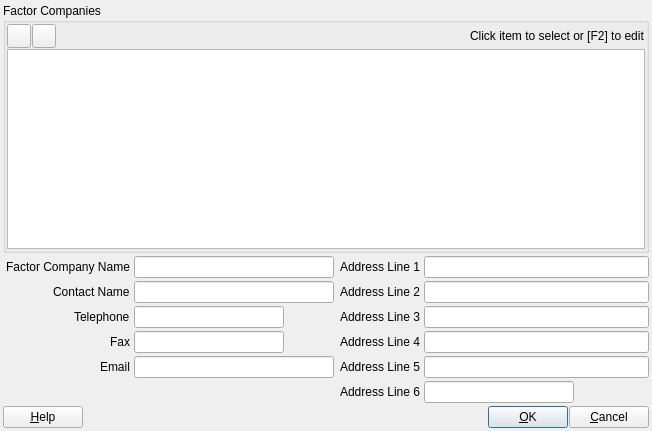
<?xml version="1.0" encoding="UTF-8"?>
<ui version="4.0">
 <class>ACC_FactorCompanyDialog</class>
 <widget class="QDialog" name="ACC_FactorCompanyDialog">
  <property name="geometry">
   <rect>
    <x>0</x>
    <y>0</y>
    <width>652</width>
    <height>431</height>
   </rect>
  </property>
  <property name="windowTitle">
   <string>Dialog</string>
  </property>
  <layout class="QGridLayout" name="gridLayout">
   <property name="leftMargin">
    <number>3</number>
   </property>
   <property name="topMargin">
    <number>3</number>
   </property>
   <property name="rightMargin">
    <number>3</number>
   </property>
   <property name="bottomMargin">
    <number>3</number>
   </property>
   <property name="verticalSpacing">
    <number>3</number>
   </property>
   <item row="0" column="0" colspan="2">
    <widget class="QGroupBox" name="gbFactorCompany">
     <property name="title">
      <string>Factor Companies</string>
     </property>
     <layout class="QGridLayout" name="gridLayout_2">
      <property name="leftMargin">
       <number>1</number>
      </property>
      <property name="topMargin">
       <number>1</number>
      </property>
      <property name="rightMargin">
       <number>1</number>
      </property>
      <property name="bottomMargin">
       <number>1</number>
      </property>
      <property name="horizontalSpacing">
       <number>3</number>
      </property>
      <property name="verticalSpacing">
       <number>1</number>
      </property>
      <item row="0" column="0">
       <layout class="QHBoxLayout" name="horizontalLayout_2">
        <property name="spacing">
         <number>1</number>
        </property>
        <item>
         <widget class="QToolButton" name="pbAdd">
          <property name="minimumSize">
           <size>
            <width>24</width>
            <height>24</height>
           </size>
          </property>
          <property name="maximumSize">
           <size>
            <width>24</width>
            <height>24</height>
           </size>
          </property>
          <property name="toolTip">
           <string>Add authority</string>
          </property>
          <property name="text">
           <string/>
          </property>
          <property name="icon">
           <iconset resource="../../../db/src/gui/db.qrc">
            <normaloff>:/images/icons/add.png</normaloff>:/images/icons/add.png</iconset>
          </property>
          <property name="iconSize">
           <size>
            <width>16</width>
            <height>16</height>
           </size>
          </property>
         </widget>
        </item>
        <item>
         <widget class="QToolButton" name="pbDelete">
          <property name="minimumSize">
           <size>
            <width>24</width>
            <height>24</height>
           </size>
          </property>
          <property name="maximumSize">
           <size>
            <width>24</width>
            <height>24</height>
           </size>
          </property>
          <property name="toolTip">
           <string>Delete authority</string>
          </property>
          <property name="text">
           <string/>
          </property>
          <property name="icon">
           <iconset>
            <normalon>:/images/icons/delete.png</normalon>
           </iconset>
          </property>
          <property name="iconSize">
           <size>
            <width>16</width>
            <height>16</height>
           </size>
          </property>
         </widget>
        </item>
        <item>
         <spacer name="horizontalSpacer_2">
          <property name="orientation">
           <enum>Qt::Horizontal</enum>
          </property>
          <property name="sizeHint" stdset="0">
           <size>
            <width>40</width>
            <height>20</height>
           </size>
          </property>
         </spacer>
        </item>
        <item>
         <widget class="QLabel" name="lblTvInfoAuth">
          <property name="text">
           <string>Click item to select or [F2] to edit</string>
          </property>
         </widget>
        </item>
       </layout>
      </item>
      <item row="1" column="0">
       <widget class="QTableView" name="tvFactorCompany"/>
      </item>
     </layout>
    </widget>
   </item>
   <item row="1" column="0">
    <layout class="QFormLayout" name="formLayout">
     <property name="labelAlignment">
      <set>Qt::AlignRight|Qt::AlignTrailing|Qt::AlignVCenter</set>
     </property>
     <property name="horizontalSpacing">
      <number>4</number>
     </property>
     <property name="verticalSpacing">
      <number>3</number>
     </property>
     <property name="leftMargin">
      <number>3</number>
     </property>
     <item row="0" column="0">
      <widget class="QLabel" name="label">
       <property name="text">
        <string>Factor Company Name</string>
       </property>
      </widget>
     </item>
     <item row="0" column="1">
      <widget class="QLineEdit" name="leFactorName">
       <property name="minimumSize">
        <size>
         <width>200</width>
         <height>0</height>
        </size>
       </property>
       <property name="maximumSize">
        <size>
         <width>200</width>
         <height>16777215</height>
        </size>
       </property>
      </widget>
     </item>
     <item row="1" column="0">
      <widget class="QLabel" name="label_8">
       <property name="text">
        <string>Contact Name</string>
       </property>
      </widget>
     </item>
     <item row="1" column="1">
      <widget class="QLineEdit" name="leContactName"/>
     </item>
     <item row="2" column="0">
      <widget class="QLabel" name="label_9">
       <property name="text">
        <string>Telephone</string>
       </property>
      </widget>
     </item>
     <item row="2" column="1">
      <widget class="QLineEdit" name="leTelephone">
       <property name="minimumSize">
        <size>
         <width>150</width>
         <height>0</height>
        </size>
       </property>
       <property name="maximumSize">
        <size>
         <width>150</width>
         <height>16777215</height>
        </size>
       </property>
      </widget>
     </item>
     <item row="3" column="0">
      <widget class="QLabel" name="label_10">
       <property name="text">
        <string>Fax</string>
       </property>
      </widget>
     </item>
     <item row="3" column="1">
      <widget class="QLineEdit" name="leFax">
       <property name="minimumSize">
        <size>
         <width>150</width>
         <height>0</height>
        </size>
       </property>
       <property name="maximumSize">
        <size>
         <width>150</width>
         <height>16777215</height>
        </size>
       </property>
      </widget>
     </item>
     <item row="4" column="0">
      <widget class="QLabel" name="label_11">
       <property name="text">
        <string>Email</string>
       </property>
      </widget>
     </item>
     <item row="4" column="1">
      <widget class="QLineEdit" name="leEmail"/>
     </item>
    </layout>
   </item>
   <item row="1" column="1">
    <layout class="QFormLayout" name="formLayout_2">
     <property name="horizontalSpacing">
      <number>4</number>
     </property>
     <property name="verticalSpacing">
      <number>3</number>
     </property>
     <item row="0" column="0">
      <widget class="QLabel" name="label_2">
       <property name="text">
        <string>Address Line 1</string>
       </property>
      </widget>
     </item>
     <item row="0" column="1">
      <widget class="QLineEdit" name="leAddressLine1">
       <property name="minimumSize">
        <size>
         <width>150</width>
         <height>0</height>
        </size>
       </property>
       <property name="maximumSize">
        <size>
         <width>250</width>
         <height>16777215</height>
        </size>
       </property>
      </widget>
     </item>
     <item row="1" column="0">
      <widget class="QLabel" name="label_3">
       <property name="text">
        <string>Address Line 2</string>
       </property>
      </widget>
     </item>
     <item row="1" column="1">
      <widget class="QLineEdit" name="leAddressLine2"/>
     </item>
     <item row="2" column="0">
      <widget class="QLabel" name="label_4">
       <property name="text">
        <string>Address Line 3</string>
       </property>
      </widget>
     </item>
     <item row="2" column="1">
      <widget class="QLineEdit" name="leAddressLine3"/>
     </item>
     <item row="3" column="0">
      <widget class="QLabel" name="label_5">
       <property name="text">
        <string>Address Line 4</string>
       </property>
      </widget>
     </item>
     <item row="3" column="1">
      <widget class="QLineEdit" name="leAddressLine4"/>
     </item>
     <item row="4" column="0">
      <widget class="QLabel" name="label_6">
       <property name="text">
        <string>Address Line 5</string>
       </property>
      </widget>
     </item>
     <item row="4" column="1">
      <widget class="QLineEdit" name="leAddressLine5"/>
     </item>
     <item row="5" column="0">
      <widget class="QLabel" name="label_7">
       <property name="text">
        <string>Address Line 6</string>
       </property>
      </widget>
     </item>
     <item row="5" column="1">
      <widget class="QLineEdit" name="leAddressLine6">
       <property name="minimumSize">
        <size>
         <width>150</width>
         <height>0</height>
        </size>
       </property>
       <property name="maximumSize">
        <size>
         <width>150</width>
         <height>16777215</height>
        </size>
       </property>
      </widget>
     </item>
    </layout>
   </item>
   <item row="2" column="0" colspan="2">
    <layout class="QHBoxLayout" name="horizontalLayout">
     <property name="spacing">
      <number>1</number>
     </property>
     <item>
      <widget class="QPushButton" name="pbHelp">
       <property name="text">
        <string>&amp;Help</string>
       </property>
       <property name="autoDefault">
        <bool>false</bool>
       </property>
      </widget>
     </item>
     <item>
      <spacer name="horizontalSpacer">
       <property name="orientation">
        <enum>Qt::Horizontal</enum>
       </property>
       <property name="sizeHint" stdset="0">
        <size>
         <width>158</width>
         <height>20</height>
        </size>
       </property>
      </spacer>
     </item>
     <item>
      <widget class="QPushButton" name="pbOk">
       <property name="text">
        <string>&amp;OK</string>
       </property>
       <property name="autoDefault">
        <bool>true</bool>
       </property>
      </widget>
     </item>
     <item>
      <widget class="QPushButton" name="pbCancel">
       <property name="text">
        <string>&amp;Cancel</string>
       </property>
       <property name="autoDefault">
        <bool>false</bool>
       </property>
      </widget>
     </item>
    </layout>
   </item>
  </layout>
 </widget>
 <tabstops>
  <tabstop>tvFactorCompany</tabstop>
  <tabstop>pbAdd</tabstop>
  <tabstop>pbDelete</tabstop>
  <tabstop>leFactorName</tabstop>
  <tabstop>leContactName</tabstop>
  <tabstop>leTelephone</tabstop>
  <tabstop>leFax</tabstop>
  <tabstop>leEmail</tabstop>
  <tabstop>leAddressLine1</tabstop>
  <tabstop>leAddressLine2</tabstop>
  <tabstop>leAddressLine3</tabstop>
  <tabstop>leAddressLine4</tabstop>
  <tabstop>leAddressLine5</tabstop>
  <tabstop>leAddressLine6</tabstop>
  <tabstop>pbOk</tabstop>
  <tabstop>pbCancel</tabstop>
  <tabstop>pbHelp</tabstop>
 </tabstops>
 <resources>
  <include location="../../../db/src/gui/db.qrc"/>
 </resources>
 <connections/>
</ui>
